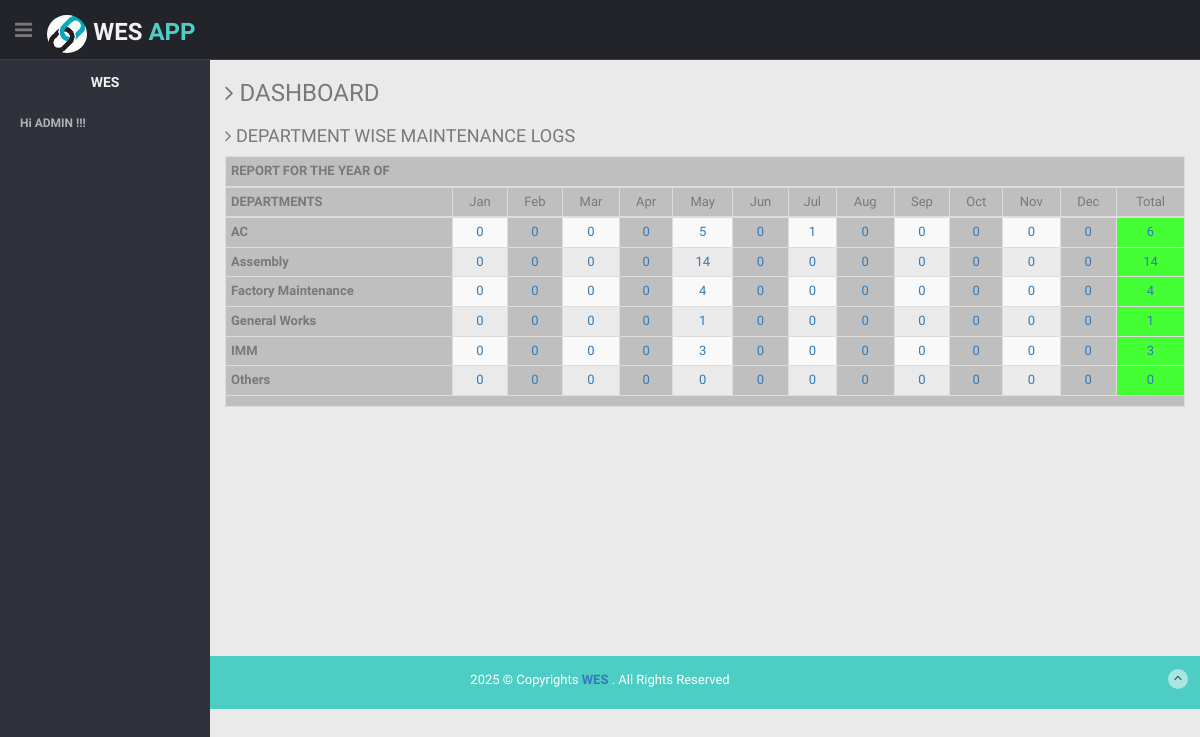
/ddash/index.php (signed in), run on the app's committed database.
### tables this page shows
CREATE TABLE `months` (
  `id` int(11) NOT NULL,
  `month` varchar(15) NOT NULL
);

CREATE TABLE `depts` (
  `id` int(11) NOT NULL,
  `dept` varchar(50) NOT NULL,
  `username` varchar(50) NOT NULL,
  `trn_date` varchar(25) NOT NULL
);

### ddash/index.php (the view, shortened to what this page needs)
<?php
require("../cheader.php");
?>
<section id="main-content">
<section class="wrapper">
<h3><i class="fa fa-angle-right"></i> DASHBOARD </h3>
<div class="row">
<div class="col-lg-12">
<div style='overflow: auto;'>
<h4><i class="fa fa-angle-right"></i> DEPARTMENT WISE MAINTENANCE LOGS </h4>
<div style='overflow: auto;'>
<div class="row">
<div class="col-md-12">
<table class="table table-bordered table-striped table-condensed">
<thead align="center" bgcolor="#bfbfbf">
<tr>
<th align="center" colspan=14><strong> REPORT FOR THE YEAR OF  <?php date_default_timezone_set('Asia/Kolkata'); $year = date('Y', time());
 ?></strong></th>
</tr>
<tr>
<th><strong>DEPARTMENTS </strong></th>
<?php
include "../db.php";
$anaytb_query="Select * from months" ;
$aresult = mysqli_query($con,$anaytb_query);
while($row = mysqli_fetch_assoc($aresult)) { ?>
<?php
echo "<td>";
echo $row["month"];
echo "</td>";
?>
<?php } ?>
<tbody>
<?php
require('../db.php');
$recordsss = mysqli_query($con, "SELECT * From depts group by dept");
								while($row = mysqli_fetch_array($recordsss))
								{
$dept=$row['dept'];
 $Startdate1=date('01-01-Y');
  $Startdate2=date('02-01-Y');
   $Startdate3=date('03-01-Y');
    $Startdate4=date('04-01-Y');
	 $Startdate5=date('05-01-Y');
	  $Startdate6=date('06-01-Y');
	   $Startdate7=date('07-01-Y');
	    $Startdate8=date('08-01-Y');
		 $Startdate9=date('09-01-Y');
		  $Startdate10=date('10-01-Y');
		   $Startdate11=date('11-01-Y');
		    $Startdate12=date('12-01-Y');
			$Startdate13=date('01-01-Y');
 $Enddate1=date('01-31-Y');
  $Enddate2=date('02-31-Y');
   $Enddate3=date('03-31-Y');
    $Enddate4=date('04-31-Y');
	 $Enddate5=date('05-31-Y');
	  $Enddate6=date('06-31-Y');
	   $Enddate7=date('07-31-Y');
	    $Enddate8=date('08-31-Y');
		 $Enddate9=date('09-31-Y');
		  $Enddate10=date('10-31-Y');
		   $Enddate11=date('11-31-Y');
		    $Enddate12=date('12-31-Y');
			 $Enddate13=date('12-31-Y');
$sqlcount1a="Select count(dept) from mlog where dept='".$dept."'  AND stdate Between '".$Startdate1."'  and '".$Enddate1."'  ";
$s1aresult = mysqli_query($con,$sqlcount1a);
$s1atotal_rows = mysqli_fetch_array($s1aresult)[0];
$sqlcount2a="Select count(dept) from mlog where dept='".$dept."'  AND   stdate Between '".$Startdate2."'  and '".$Enddate2."'  ";
$s2aresult = mysqli_query($con,$sqlcount2a);
$s2atotal_rows = mysqli_fetch_array($s2aresult)[0];
$sqlcount3a="Select count(dept) from mlog where dept='".$dept."'  AND   stdate Between '".$Startdate3."'  and '".$Enddate3."' ";
$s3aresult = mysqli_query($con,$sqlcount3a);
$s3atotal_rows = mysqli_fetch_array($s3aresult)[0];
$sqlcount4a="Select count(dept) from mlog where dept='".$dept."'  AND   stdate Between '".$Startdate4."'  and '".$Enddate4."' ";
$s4aresult = mysqli_query($con,$sqlcount4a);
$s4atotal_rows = mysqli_fetch_array($s4aresult)[0];
$sqlcount5a="Select count(dept) from mlog where dept='".$dept."'  AND   stdate Between '".$Startdate5."'  and '".$Enddate5."'  ";
$s5aresult = mysqli_query($con,$sqlcount5a);
$s5atotal_rows = mysqli_fetch_array($s5aresult)[0];
$sqlcount6a="Select count(dept) from mlog where dept='".$dept."'  AND   stdate Between '".$Startdate6."'  and '".$Enddate6."'  ";
$s6aresult = mysqli_query($con,$sqlcount6a);
$s6atotal_rows = mysqli_fetch_array($s6aresult)[0];
$sqlcount7a="Select count(dept) from mlog where dept='".$dept."'  AND   stdate Between '".$Startdate7."'  and '".$Enddate7."'   ";
$s7aresult = mysqli_query($con,$sqlcount7a);
$s7atotal_rows = mysqli_fetch_array($s7aresult)[0];
$sqlcount8a="Select count(dept) from mlog where dept='".$dept."'  AND   stdate Between '".$Startdate8."'  and '".$Enddate8."'  ";
$s8aresult = mysqli_query($con,$sqlcount8a);
$s8atotal_rows = mysqli_fetch_array($s8aresult)[0];
$sqlcount9a="Select count(dept) from mlog where dept='".$dept."'  AND   stdate Between '".$Startdate9."'  and '".$Enddate9."'  ";
$s9aresult = mysqli_query($con,$sqlcount9a);
$s9atotal_rows = mysqli_fetch_array($s9aresult)[0];
$sqlcount10a="Select count(dept) from mlog where dept='".$dept."'  AND   stdate Between '".$Startdate10."'  and '".$Enddate10."'   ";
$s10aresult = mysqli_query($con,$sqlcount10a);
$s10atotal_rows = mysqli_fetch_array($s10aresult)[0];
$sqlcount11a="Select count(dept) from mlog where dept='".$dept."'  AND  stdate Between '".$Startdate11."'  and '".$Enddate11."'  ";
$s11aresult = mysqli_query($con,$sqlcount11a);
$s11atotal_rows = mysqli_fetch_array($s11aresult)[0];
$sqlcount12a="Select count(dept) from mlog where dept='".$dept."'  AND  stdate Between '".$Startdate12."'  and '".$Enddate12."'   ";
$s12aresult = mysqli_query($con,$sqlcount12a);
$s12atotal_rows = mysqli_fetch_array($s12aresult)[0];
$sqlcount13a="Select count(dept) from mlog where dept='".$dept."'   ";
$s13aresult = mysqli_query($con,$sqlcount13a);
$s13atotal_rows = mysqli_fetch_array($s13aresult)[0];
?>
<tr>
<th style="background-color:#bfbfbf;" ><strong>
<?php echo $dept; ?></strong></th>
<td align="center" <?php $bgColor; ?> ><a href="../report/report.php?dept=<?php echo $dept; ?>&stdate=<?php echo $Startdate1; ?>&eddate=<?php echo $Enddate1; ?> " target="_blank"><?php echo $s1atotal_rows; ?></a></td>
<td align="center" bgcolor="#bfbfbf"><a href="../report/report.php?dept=<?php echo $dept; ?>&stdate=<?php echo $Startdate2; ?>&eddate=<?php echo $Enddate2; ?>" target="_blank"><?php echo $s2atotal_rows; ?></a></td>
<td align="center" <?php $bgColor; ?> ><a href="../report/report.php?dept=<?php echo $dept; ?>&stdate=<?php echo $Startdate3; ?>&eddate=<?php echo $Enddate3; ?>" target="_blank"><?php echo $s3atotal_rows; ?></a></td>
<td align="center" bgcolor="#bfbfbf" ><a href="../report/report.php?dept=<?php echo $dept; ?>&stdate=<?php echo $Startdate4; ?>&eddate=<?php echo $Enddate4; ?>" target="_blank"><?php echo $s4atotal_rows; ?></a></td>
<td align="center" <?php $bgColor; ?> ><a href="../report/report.php?dept=<?php echo $dept; ?>&stdate=<?php echo $Startdate5; ?>&eddate=<?php echo $Enddate5; ?>" target="_blank"><?php echo $s5atotal_rows; ?></a></td>
<td align="center" bgcolor="#bfbfbf" ><a href="../report/report.php?dept=<?php echo $dept; ?>&stdate=<?php echo $Startdate6; ?>&eddate=<?php echo $Enddate6; ?>" target="_blank"><?php echo $s6atotal_rows; ?></a></td>
<td align="center" <?php $bgColor; ?> ><a href="../report/report.php?dept=<?php echo $dept; ?>&stdate=<?php echo $Startdate7; ?>&eddate=<?php echo $Enddate7; ?>" target="_blank"><?php echo $s7atotal_rows; ?></a></td>
<td align="center" bgcolor="#bfbfbf" ><a href="../report/report.php?dept=<?php echo $dept; ?>&stdate=<?php echo $Startdate8; ?>&eddate=<?php echo $Enddate8; ?>" target="_blank"><?php echo $s8atotal_rows; ?></a></td>
<td align="center" <?php $bgColor; ?> ><a href="../report/report.php?dept=<?php echo $dept; ?>&stdate=<?php echo $Startdate9; ?>&eddate=<?php echo $Enddate9; ?>" target="_blank"><?php echo $s9atotal_rows; ?></a></td>
<td align="center" bgcolor="#bfbfbf" ><a href="../report/report.php?dept=<?php echo $dept; ?>&stdate=<?php echo $Startdate10; ?>&eddate=<?php echo $Enddate10; ?>" target="_blank"><?php echo $s10atotal_rows; ?></a></td>
<td align="center" <?php $bgColor; ?> ><a href="../report/report.php?dept=<?php echo $dept; ?>&stdate=<?php echo $Startdate11; ?>&eddate=<?php echo $Enddate11; ?>" target="_blank"><?php echo $s11atotal_rows; ?></a></td>
<td align="center" bgcolor="#bfbfbf" ><a href="../report/report.php?dept=<?php echo $dept; ?>&stdate=<?php echo $Startdate12; ?>&eddate=<?php echo $Enddate12; ?>" target="_blank"><?php echo $s12atotal_rows; ?></a></td>
<td align="center" bgcolor="#44FF33" ><a href="../report/report.php?dept=<?php echo $dept; ?>&stdate=<?php echo $Startdate13; ?>&eddate=<?php echo $Enddate13; ?>" target="_blank"><?php echo $s13atotal_rows; ?></a></td>
</tr>
<?php } ?>
<th colspan=15; style="background-color:#bfbfbf;" ><strong>  </strong></th>
</table>
<p><br><br><br><br><br><br><br><br><br><br><br></p>
</div>
</div>
</div>
</div>
</div>
</div>
</section>
</section>
<?php
require("../footer.php");
?>

### css/style.css (style rules this page uses)
body { color: #797979; background: #eaeaea; font-family: 'Ruda', sans-serif; padding: 0px !important; margin: 0px !important; font-size:13px; }
a, a:hover, a:focus { text-decoration: none; outline: none; }
#main-content { margin-left: 210px; }
.wrapper { display: inline-block; margin-top: 60px; padding-left: 15px; padding-right: 15px; padding-bottom: 15px; padding-top: 0px; width: 100%; }

### data on the page
months: month "Jan"
months: month "Feb"
months: month "Mar"
months: month "Apr"
months: month "May"
months: month "Jun"
months: month "Jul"
months: month "Aug"
months: month "Sep"
months: month "Oct"
months: month "Nov"
months: month "Dec"
months: month "Total"
depts: dept "AC", s1atotal_rows "0", s2atotal_rows "0", s3atotal_rows "0", s4atotal_rows "0", s5atotal_rows "5", s6atotal_rows "0", s7atotal_rows "1", s8atotal_rows "0", s9atotal_rows "0", s10atotal_rows "0", s11atotal_rows "0", s12atotal_rows "0", s13atotal_rows "6"
depts: dept "Assembly", s1atotal_rows "0", s2atotal_rows "0", s3atotal_rows "0", s4atotal_rows "0", s5atotal_rows "14", s6atotal_rows "0", s7atotal_rows "0", s8atotal_rows "0", s9atotal_rows "0", s10atotal_rows "0", s11atotal_rows "0", s12atotal_rows "0", s13atotal_rows "14"
depts: dept "Factory Maintenance", s1atotal_rows "0", s2atotal_rows "0", s3atotal_rows "0", s4atotal_rows "0", s5atotal_rows "4", s6atotal_rows "0", s7atotal_rows "0", s8atotal_rows "0", s9atotal_rows "0", s10atotal_rows "0", s11atotal_rows "0", s12atotal_rows "0", s13atotal_rows "4"
depts: dept "General Works", s1atotal_rows "0", s2atotal_rows "0", s3atotal_rows "0", s4atotal_rows "0", s5atotal_rows "1", s6atotal_rows "0", s7atotal_rows "0", s8atotal_rows "0", s9atotal_rows "0", s10atotal_rows "0", s11atotal_rows "0", s12atotal_rows "0", s13atotal_rows "1"
depts: dept "IMM", s1atotal_rows "0", s2atotal_rows "0", s3atotal_rows "0", s4atotal_rows "0", s5atotal_rows "3", s6atotal_rows "0", s7atotal_rows "0", s8atotal_rows "0", s9atotal_rows "0", s10atotal_rows "0", s11atotal_rows "0", s12atotal_rows "0", s13atotal_rows "3"
depts: dept "Others", s1atotal_rows "0", s2atotal_rows "0", s3atotal_rows "0", s4atotal_rows "0", s5atotal_rows "0", s6atotal_rows "0", s7atotal_rows "0", s8atotal_rows "0", s9atotal_rows "0", s10atotal_rows "0", s11atotal_rows "0", s12atotal_rows "0", s13atotal_rows "0"

### other printed values
$_SESSION['username'] "ADMIN"
